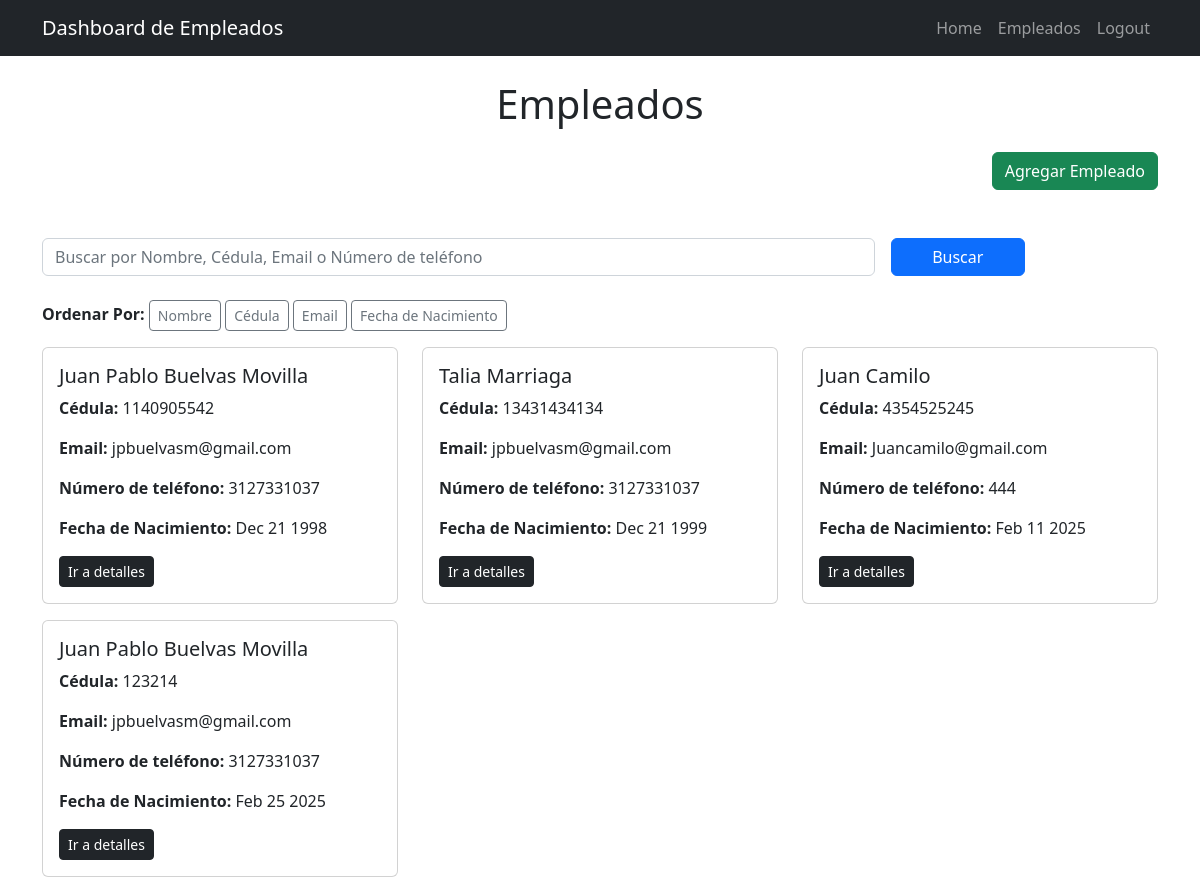
Page /employees/?order_by=birthdate (signed in) on the committed database.
### employees/models.py (models this page shows, shortened)
class Employess(models.Model):
    name = models.CharField(max_length=200)
    DNI = models.CharField(max_length=20)   # en vez de IntegerField
    created = models.DateTimeField(auto_now_add=True)
    birthdate = models.DateField(null=True, blank=True)  # Cambiado a DateField
    email = models.EmailField(max_length=100)  # Cambiado a EmailField
    phone = models.CharField(max_length=20) # en vez de IntegerField
    user = models.ForeignKey(User, on_delete=models.CASCADE)

### employees/views.py (the view, shortened to what this page needs)
# urls.py: path('employees/', EmployeeListView.as_view(), name='employees'),
class EmployeeListView(LoginRequiredMixin, ListView):
    model = Employess
    template_name = 'employees.html'
    context_object_name = 'employees'
    def get_queryset(self):
        queryset = super().get_queryset().filter(user=self.request.user)
        query = self.request.GET.get('q', '')
        order_by = self.request.GET.get('order_by', 'name')
        print(query, "query")
        return queryset.order_by(order_by)

### employees/templates/employees.html
{% extends 'base.html' %}
{% block content %}
<div class="container mt-4">
    <h1 class="text-center mb-4">Empleados</h1>
    <div class="d-flex justify-content-end mb-5">
        <a href="{% url 'create_employee' %}" class="btn btn-success">Agregar Empleado</a>
    </div>
    <form method="GET" class="row g-3 mb-4">
        <div class="col-md-9">
            <input type="text" name="q" class="form-control" placeholder="Buscar por Nombre, Cédula, Email o Número de teléfono" value="{{ request.GET.q }}">
        </div>
        <div class="col-md-3">
            <button type="submit" class="btn btn-primary w-50">Buscar</button>
        </div>
    </form>
    <div class="mb-3">
        <strong>Ordenar Por:</strong>
        <a href="?order_by=name" class="btn btn-outline-secondary btn-sm">Nombre</a>
        <a href="?order_by=DNI" class="btn btn-outline-secondary btn-sm">Cédula</a>
        <a href="?order_by=email" class="btn btn-outline-secondary btn-sm">Email</a>
        <a href="?order_by=birthdate" class="btn btn-outline-secondary btn-sm">Fecha de Nacimiento</a>
    </div>
    <div class="row">
        {% for employee in employees %}
        <div class="col-md-4">
            <div class="card mb-3">
                <div class="card-body">
                    <h5 class="card-title">{{ employee.name }}</h5>
                    <p class="card-text"><strong>Cédula:</strong> {{ employee.DNI }}</p>
                    <p class="card-text"><strong>Email:</strong> {{ employee.email }}</p>
                    <p class="card-text"><strong>Número de teléfono:</strong> {{ employee.phone }}</p>
                    <p class="card-text"><strong>Fecha de Nacimiento:</strong> {{ employee.birthdate|date:'M j Y' }}</p>
                    <a href="{% url 'employee_detail' employee.id %}" class="btn btn-dark btn-sm ">Ir a detalles</a>
                </div>
            </div>
        </div>
        {% empty %}
        <p class="text-center text-muted">Empleados no encontrados.</p>
        {% endfor %}
    </div>
</div>
{% endblock %}

### rows in the picture
Employess: name "Juan Pablo Buelvas Movilla", DNI "1140905542", email "jpbuelvasm@gmail.com", phone "3127331037", birthdate "Dec 21 1998"
Employess: name "Talia Marriaga", DNI "13431434134", email "jpbuelvasm@gmail.com", phone "3127331037", birthdate "Dec 21 1999"
Employess: name "Juan Camilo", DNI "4354525245", email "Juancamilo@gmail.com", phone "444", birthdate "Feb 11 2025"
Employess: name "Juan Pablo Buelvas Movilla", DNI "123214", email "jpbuelvasm@gmail.com", phone "3127331037", birthdate "Feb 25 2025"
